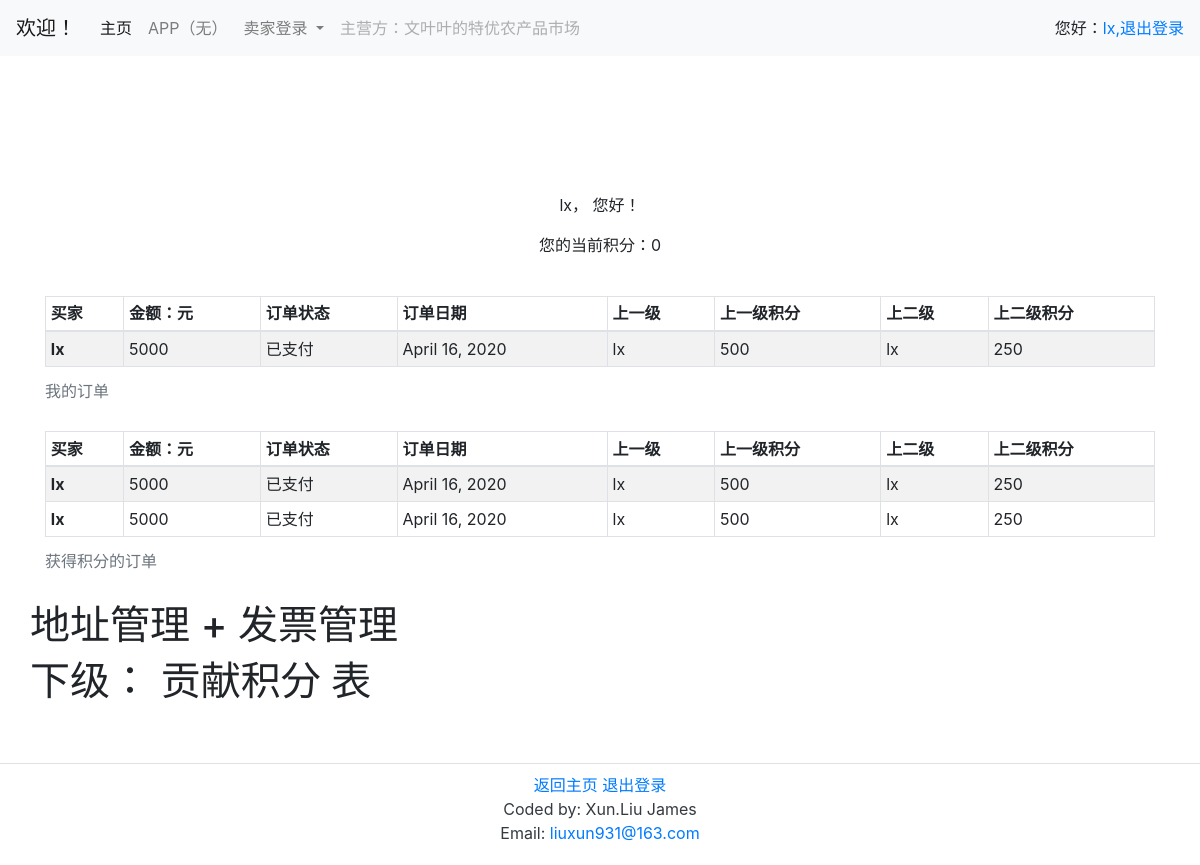
Screenshot of /User/home/ (signed in) with the database file from the repository.
### User/models.py (models this page shows, shortened)
class EndUser(User):
    mp = models.CharField(max_length=11, blank = True, verbose_name='手机')
    id_number = models.CharField(max_length=18, blank = True, verbose_name='身份证号')
    wechat = models.CharField(max_length=11, blank = True, verbose_name='微信')
    score_id = models.CharField(max_length=21, unique = True, verbose_name='积分ID')
    score = models.PositiveIntegerField(default = 0, verbose_name='积分')
    is_seller = models.BooleanField(default = False, verbose_name='是卖家')
    is_staffuser = models.BooleanField(default = False, verbose_name='是管理者')
    def __str__(self):
        return self.username

### Order/models.py (models this page shows, shortened)
class AbstractOrder(models.Model):
    orderer = models.ForeignKey('User.EndUser', on_delete=models.CASCADE, )
    orderdate = models.DateField(auto_now=False,default=now().today())
    payment = models.ForeignKey('Pay.Payment', on_delete=models.CASCADE, null    = True)
    payment_type = models.CharField(max_length = 12, choices=[('CASH', 'cash'), ( 'SCORES', 'scores'), ], default = 'cash')
    cost = models.PositiveIntegerField(default = 0)
    order_status = models.ForeignKey('OrderStatus', on_delete=models.CASCADE,  verbose_name = '订单状态')
    class Meta:
        abstract = True

class Order(AbstractOrder):
    orderscoreid = models.AutoField(primary_key=True, verbose_name = '订单自然ID')
    orderer = models.ForeignKey("User.EndUser",
                                on_delete=models.CASCADE,
                                null=True,
                                related_name='get_orderscore',
                                verbose_name = '顾客',)
    cost = models.IntegerField(default = 0, verbose_name = '金额')
    goods = models.ManyToManyField("Product.Products", symmetrical=False,  verbose_name = '订单商品')
    orderdate = models.DateField(null=True,  verbose_name = '订单日期')
    orderer_sc = models.IntegerField(default = 0, null=True,  verbose_name = '订单积分')
    up1 = models.ForeignKey("User.EndUser",
                            on_delete=models.CASCADE,
                            null=True,
                            related_name='get_up1',
                             verbose_name = '上一级' )
    up2 = models.ForeignKey("User.EndUser",
                            on_delete=models.CASCADE,
                            null=True,
                            related_name='get_up2',
                            verbose_name = '上二级' )
    up1_sc = models.IntegerField(default = 0, null=True, verbose_name = '上一级积分')
    up2_sc = models.IntegerField(default = 0, null=True, verbose_name = '上二级积分')
    pass

class OrderStatus(models.Model):
    status = models.CharField(max_length = 12, default = '')
    description_status = models.CharField(max_length = 48, default = '')
    def __str__(self):
        return self.status

### User/views.py (the view)
# urls.py: path(r'home/', views.UserHome.as_view(), name = 'home'),
class UserHome(LoginRequiredMixin, TemplateView,):
    permission_required = ('', )
    template_name = 'User/home.html'
    def get_context_data(self, **kwargs):
        context = super().get_context_data(**kwargs)
        context['enduser'] = EndUser.objects.filter(pk = self.request.user.enduser.pk)[0]
        context['orders'] = Order.objects.filter(orderer = context['enduser'].pk )
        context['orders_up1'] = Order.objects.filter(up1 = context['enduser'].pk )
        context['orders_up2'] = Order.objects.filter(up2 = context['enduser'].pk )
        return context

### templates/User/home.html (shortened to what this page needs)
{% extends "base_layer2.html" %}
{% load static %}
{% block Portal %}
  <div class="container">
    <div class="row">
		<div class="col-md-4 offset-md-4 text-center" style="padding-bottom:2%;padding-top:12%;">
			<p>{{enduser}}， 您好！</p>
			<p>您的当前积分：{{enduser.score}}</p>
		</div>
	</div>
	<table class="table table-sm table-bordered table-striped table-hover" >
	<caption>我的订单</caption>
	<thead>
	<tr>
		<th scope="col">买家</th>
		<th scope="col">金额：元</th>
		<th scope="col">订单状态</th>
		<th scope="col">订单日期</th>
		<th scope="col">上一级</th>
		<th scope="col">上一级积分</th>
		<th scope="col">上二级</th>
		<th scope="col">上二级积分</th>
	</tr>
	</thead>
	<tbody>
	{% for c in orders %}
	<tr>
		<th scope="row">{{ c.orderer }} </th>
		<td> {{ c.cost }}</td>
		<td> {{ c.order_status }}</td>
		<td> {{ c.orderdate}} </td>
		<td>{{ c.up1 }}</td>
		<td>{{ c.up1_sc }}</td>
		<td>{{ c.up2}}</td>
		<td>{{ c.up2_sc}}</td>
	</tr>
	{% endfor %}
	</tbody>
</table>
	<table class="table table-sm table-bordered table-striped table-hover" >
	<caption>获得积分的订单</caption>
	<thead>
	<tr>
		<th scope="col">买家</th>
		<th scope="col">金额：元</th>
		<th scope="col">订单状态</th>
		<th scope="col">订单日期</th>
		<th scope="col">上一级</th>
		<th scope="col">上一级积分</th>
		<th scope="col">上二级</th>
		<th scope="col">上二级积分</th>
	</tr>
	</thead>
	<tbody>
	{% for c in orders_up1 %}
	<tr>
		<th scope="row">{{ c.orderer }} </th>
		<td> {{ c.cost }}</td>
		<td> {{ c.order_status }}</td>
		<td> {{ c.orderdate}} </td>
		<td>{{ c.up1 }}</td>
		<td>{{ c.up1_sc }}</td>
		<td>{{ c.up2}}</td>
		<td>{{ c.up2_sc}}</td>
	</tr>
	{% endfor %}
	{% for c in orders_up2 %}
	<tr>
		<th scope="row">{{ c.orderer }} </th>
		<td> {{ c.cost }}</td>
		<td> {{ c.order_status }}</td>
		<td> {{ c.orderdate}} </td>
		<td>{{ c.up1 }}</td>
		<td>{{ c.up1_sc }}</td>
		<td><span>{{ c.up2 }}</span></td>
		<td>{{ c.up2_sc}}</td>
	</tr>
	{% endfor %}
	</tbody>
	</table>
	<div class ='row'><h1>地址管理 + 发票管理</h1>
	</div>
	<div class ='row'><h1>下级： 贡献积分 表</h1>
	</div>
</div>
{% endblock %}

### templates/base.html (shortened to what this page needs)
<!DOCTYPE html>
<html lang="en">
{% load static %}
<head>
	<link rel="stylesheet" href="{% static "bootstrap/bootstrap.css" %}">
	<link rel="stylesheet" href="{% static "chartjs/Chart.css" %}">
</head>
<body>
	<div>
	<nav class="navbar navbar-expand-lg navbar-light bg-light">
		<a class="navbar-brand" href="#">欢迎！</a>
		<div class="collapse navbar-collapse" id="navbarSupportedContent">
			<ul class="navbar-nav mr-auto">
				<li class="nav-item active">
					<a class="nav-link" href="/Portal/">主页 <span class="sr-only">(current)</span></a>
				</li>
				<li class="nav-item">
					<a class="nav-link" href="/Portal/">APP（无）</a>
				</li>
				<li class="nav-item dropdown">
					<a class="nav-link dropdown-toggle" href="/Fmarket/" id="navbarDropdown" role="button" data-toggle="dropdown" aria-haspopup="true" aria-expanded="false">
				卖家登录
					</a>
				</li>
				<li class="nav-item">
					<a class="nav-link disabled" href="#">主营方：文叶叶的特优农产品市场</a>
				</li>
			</ul>
			<div class="form-inline my-2 my-lg-0">
				{% if user.username == '' %}
					<p><a href="/accounts/login/"><div class="">登录</div></a><p/>
				{% else %}
					<p><div>您好：<a href="/User/home/">{{user.username}},</a></div> <div class=""><a href='/accounts/logout/'> 退出登录</a></div></p>
				{% endif%}
			</div>
			</div>
			</div>
	{% block layer2 %}
	{% endblock %}
<div class="container">
	<div class="row"  style="height:50px;">
	</div>
</div>
<div class="footer bg-white .bg-gradient-success text-dark modal-footer ">
<div class="container">
<div class="row">
<div class="col-6 offset-md-3">
	  	<div class="col-md-6 offset-md-3">
			<div class ="text-center"  style="">
				<a href = '/Portal/'>返回主页</a>
				<a href = '/accounts/logout'> 退出登录</a>
				<p>Coded by: Xun.Liu James Email: <a href="mailto:liuxun931@163.com">liuxun931@163.com</a></p>
			</div>
		</div>
</div>
</div>
</div>
</div>
</body>
</html>

### templates/base.html (style rules this page uses)
.footer { display: flex; justify-content: center; padding: 5px; padding-bottom:0; background-color: black; color: #fff; }

### rows the page displays
EndUser: score "0"
Order: orderer "lx", cost "5000", order_status "已支付", orderdate "April 16, 2020", up1 "lx", up1_sc "500", up2 "lx", up2_sc "250"

### other values shown
{{ user.username }} "lx"
{{ enduser }} "lx"
